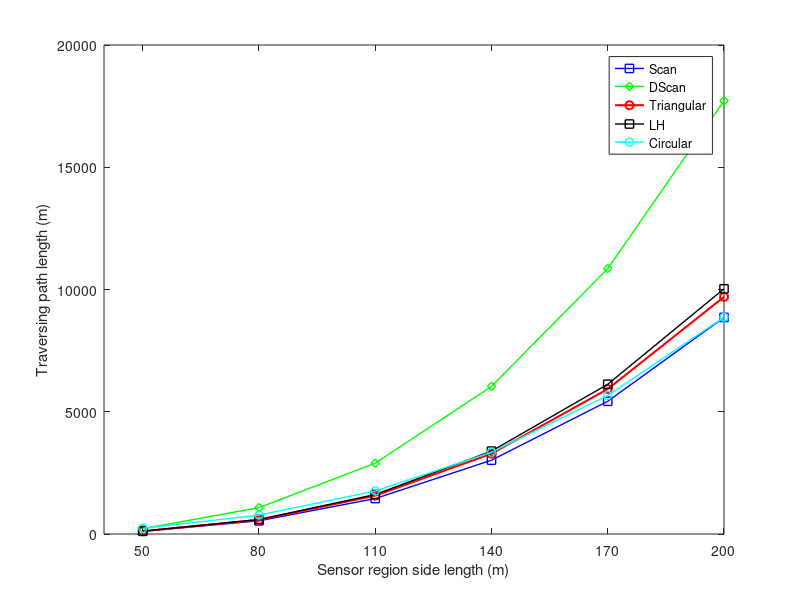

Here is the MATLAB script that generated this plot:
% Given value of r (resolution)
r = 30;

% List to store (x, y) coordinates
coordinates_scan = [];
coordinates_Dscan = [];
coordinates_circle = [];
coordinates_LH = [];
coordinates_Triangular=[];

% Generating x values
x_values = 50:30:200;

for m = x_values
    y_scan = (m / r) * (m^2 / r - r) + m - r;
    y_Dscan = 2 * y_scan;
    y_circle = (m^2 / (2 * r)) * ((pi * m) / (2 * r) + pi / 2 + 1) + m - r;
    y_triangular = (m / r) * (m^2 / (0.9 * r) - m / 9 - r) + m - r;
    y_LH = (m / r) * ((2 * m^2 / (1.732 * r)) - (2 * m / 1.732) + m - r) + m - r;

    coordinates_scan = [coordinates_scan; m, y_scan];
    coordinates_Dscan = [coordinates_Dscan; m, y_Dscan];
    coordinates_circle = [coordinates_circle; m, y_circle];
    coordinates_LH = [coordinates_LH; m, y_LH];
    coordinates_Triangular=[coordinates_Triangular;m,y_triangular];
end

% Extracting y coordinates
y_scan_values = coordinates_scan(:, 2);
y_Dscan_values = coordinates_Dscan(:, 2);
y_circle_values = coordinates_circle(:, 2);
y_LH_values = coordinates_LH(:, 2);
y_triangular=coordinates_Triangular(:,2);

% Plotting the line graph with different line styles
figure;
plot(x_values, y_scan_values, "square-", 'LineWidth', 1, 'DisplayName', 'Scan', 'Color', 'blue');
hold on;
plot(x_values, y_Dscan_values, "diamond-", 'LineWidth', 1, 'DisplayName', 'DScan','Color','green');
hold on;
plot(x_values, y_triangular, 'o-', 'LineWidth', 1.5, 'DisplayName', 'Triangular','Color','red');
hold on;
plot(x_values, y_LH_values, "square-", 'LineWidth', 1, 'DisplayName', 'LH','Color','black');
hold on;
plot(x_values, y_circle_values, 'o-', 'LineWidth', 1, 'DisplayName', 'Circular','Color','cyan');
hold off;

% Setting x-ticks
new_ticks = [50, 80, 110,140,170,200];
xticks(new_ticks);

% Adding labels, title, and legend
xlabel('Sensor region side length (m)');
ylabel('Traversing path length (m)');
legend('location', 'best');
